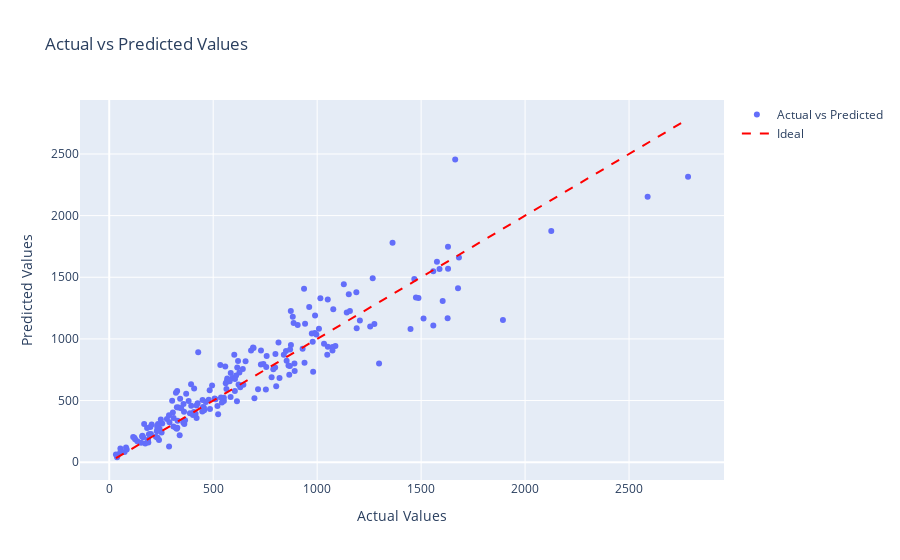

Notebook source saved alongside this figure:
### Markdown cell above
Here’s a comparison of the actual and predicted results:

### Code cell
import plotly.graph_objects as go

# Predict on the test set
y_pred = model.predict(x_test)

# Create a scatter plot with actual vs predicted values
fig = go.Figure()

fig.add_trace(go.Scatter(
    x=y_test.flatten(),
    y=y_pred,
    mode='markers',
    name='Actual vs Predicted'
))

# Add a line representing the ideal case
fig.add_trace(go.Scatter(
    x=[min(y_test.flatten()), max(y_test.flatten())],
    y=[min(y_test.flatten()), max(y_test.flatten())],
    mode='lines',
    name='Ideal',
    line=dict(color='red', dash='dash')
))

fig.update_layout(
    title='Actual vs Predicted Values',
    xaxis_title='Actual Values',
    yaxis_title='Predicted Values',
    showlegend=True,
)

fig.show()

### Figure 1 — Plotly figure (JSON) as saved in the notebook; plotly's stock layout.template omitted (floating-point values rounded to 4 significant figures; data arrays with more than 128 entries replaced by an {"elided": "..."} marker saying what was removed)
{"data": [{"mode": "markers", "name": "Actual vs Predicted", "type": "scatter", "x": {"elided": "200 float values"}, "y": {"elided": "200 float values"}}, {"line": {"color": "red", "dash": "dash"}, "mode": "lines", "name": "Ideal", "type": "scatter", "x": [32.35, 2784.0], "y": [32.35, 2784.0]}], "layout": {"showlegend": true, "title": {"text": "Actual vs Predicted Values"}, "xaxis": {"title": {"text": "Actual Values"}}, "yaxis": {"title": {"text": "Predicted Values"}}}}
